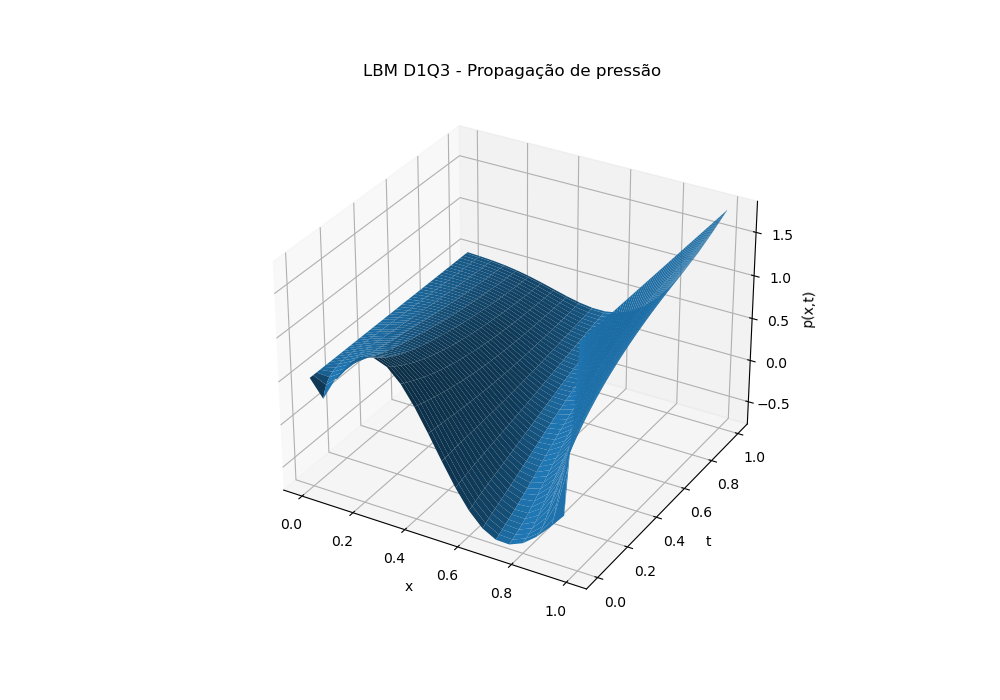

Write the Python code that produced this figure.
import numpy as np
import matplotlib.pyplot as plt

# ---------------------------------
# Parâmetros físicos
# ---------------------------------
L = 1.0
T = 1.0

Nx = 21
Nt = 100

dx = L/(Nx-1)
dt = T/Nt

x = np.linspace(0, L, Nx)
t = np.linspace(0, T, Nt)

# ---------------------------------
# D1Q3
# ---------------------------------
c = np.array([0, 1, -1])
w = np.array([2/3, 1/6, 1/6])

tau = 1.0

# ---------------------------------
# Distribuições
# ---------------------------------
f = np.zeros((3, Nx))
f_new = np.zeros((3, Nx))

# ---------------------------------
# Condição inicial
# ---------------------------------
p = np.cos(x) * np.sin(2*np.pi*x)

for i in range(3):
    f[i,:] = w[i]*p

# ---------------------------------
# Histórico
# ---------------------------------
history = np.zeros((Nt, Nx))

# ---------------------------------
# Evolução temporal
# ---------------------------------
for n in range(Nt):

    # colisão
    p = np.sum(f, axis=0)

    feq = np.zeros_like(f)
    for i in range(3):
        feq[i,:] = w[i]*p

    f = f - (1/tau)*(f-feq)

    # streaming
    f_new[0,:] = f[0,:]
    f_new[1,1:] = f[1,:-1]
    f_new[2,:-1] = f[2,1:]

    # contorno
    f_new[:,0] = w*0.5
    f_new[:,-1] = w*1.8

    f = f_new.copy()

    history[n,:] = np.sum(f, axis=0)

# ---------------------------------
# Valor pedido
# ---------------------------------
ix = int(0.5/dx)
print("p(0.5,1) =", history[-1, ix])

# ---------------------------------
# Plot 3D
# ---------------------------------
X, Y = np.meshgrid(x, t)

fig = plt.figure(figsize=(10,7))
ax = fig.add_subplot(111, projection='3d')

ax.plot_surface(X, Y, history)

ax.set_xlabel('x')
ax.set_ylabel('t')
ax.set_zlabel('p(x,t)')

plt.title('LBM D1Q3 - Propagação de pressão')
plt.show()
